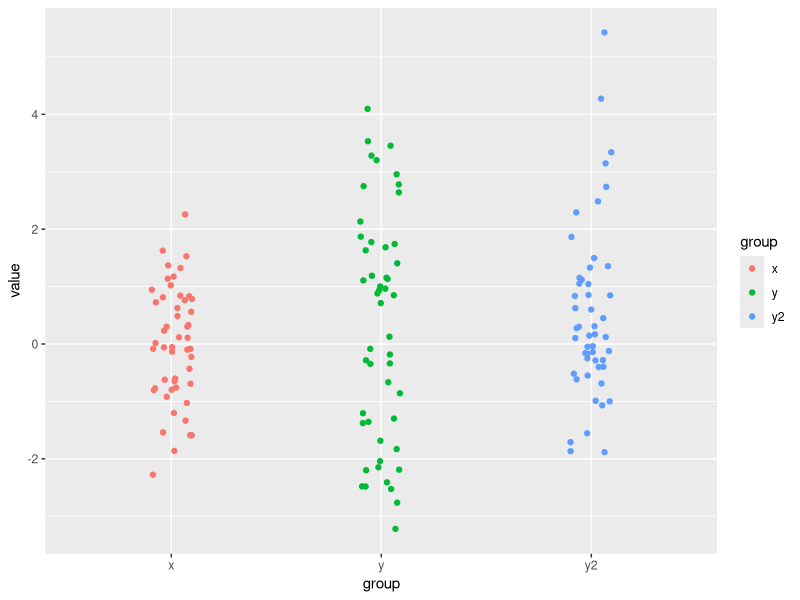

Source code (R):
# COMMON STATISTICAL TESTS ARE LINEAR MODELS
# A WORK THROUGH
# https://steverxd.github.io/Stat_tests/
# 2024-05-21

# PACKAGES ----------------------------------------------------------------

library(tidyverse)

# THE DATA ----------------------------------------------------------------

# https://steverxd.github.io/Stat_tests/data.html

# SAMPLE VALUES

rnorm_fixed <- function(N, mu = 0, sd = 1) {
  
  scale(rnorm(N)) * sd + mu
  
  }

set.seed(40)

y <- rnorm_fixed(50, mu = 0.3, sd = 2)
x <- rnorm_fixed(50, mu = 0, sd = 1)
y2 <- rnorm_fixed(50, mu = 0.5, sd = 1.5)

mydata_wide <- tibble(x = x, y = y, y2 = y2)

mydata_long <- mydata_wide |> 
  gather(group, value, x:y2)

ggplot(mydata_long,
       aes(x = group, y = value, col = group)) +
  geom_jitter(width = 0.1)

# 'SIGNED RANK' VALUES

signed_rank <- function(x) {
  
  sign(x) * rank(abs(x))
  
  }

# THE LINEAR MODEL --------------------------------------------------------

# https://steverxd.github.io/Stat_tests/linearmodel.html

lm(y ~ 1 + x, data = mydata_wide) |> 
  summary() |> 
  print(digits = 5)

# CORRELATIONS ------------------------------------------------------------

# https://steverxd.github.io/Stat_tests/correlations.html

# PEARSON CORRELATION

cor.test(mydata_wide$y, mydata_wide$x, method = "pearson")

lm(mydata_wide$y ~ 1 + mydata_wide$x) |> 
  summary() |> 
  print(digits = 5)

# SPEARMAN CORRELATION

cor.test(mydata_wide$y, mydata_wide$x, method = "spearman")

cor.test(rank(mydata_wide$y), rank(mydata_wide$x), method = "pearson")

lm(rank(mydata_wide$y) ~ 1 + rank(mydata_wide$x)) |> 
  summary() |> 
  print(digits = 5)

# ONE MEAN ----------------------------------------------------------------

# https://steverxd.github.io/Stat_tests/one-mean.html

t.test(mydata_wide$y, mu = 0, alternative = "two.sided")

lm_fit <- lm(mydata_wide$y ~ 1)

lm_fit |> 
  summary() |> 
  print(digits = 5)
confint(lm_fit)

# Testing a null hypothesis other than zero
t.test(mydata_wide$y, mu = 0.1, alternative = "two.sided")
lm((mydata_wide$y - 0.1) ~ 1) |> 
  summary() |> 
  print(digits = 5)

# Wilcoxon signed-rank
wilcox.test(mydata_wide$y)
lm(signed_rank(mydata_wide$y) ~ 1) |> 
  summary() |> 
  print(digits = 8)

# PAIRED SAMPLES
t.test(mydata_wide$y2, mydata_wide$y, paired = TRUE, mu = 0, alternative = "two.sided")
lm2 <- lm((mydata_wide$y2 - mydata_wide$y) ~ 1)
lm2 |> 
  summary() |> 
  print(digits = 8)
confint(lm2)

# Wilcoxon matched pairs
wilcox.test(mydata_wide$y2, mydata_wide$y, paired = TRUE, mu = 0, alternative = "two.sided")
lm3 <- lm(signed_rank(mydata_wide$y2 - mydata_wide$y) ~ 1)
lm3 |> summary() |> print(digits = 8)
t.test(signed_rank(mydata_wide$y2 - mydata_wide$y), mu = 0, alternative = "two.sided")

# TWO MEANS (INDEPENDENT SAMPLES) -----------------------------------------
